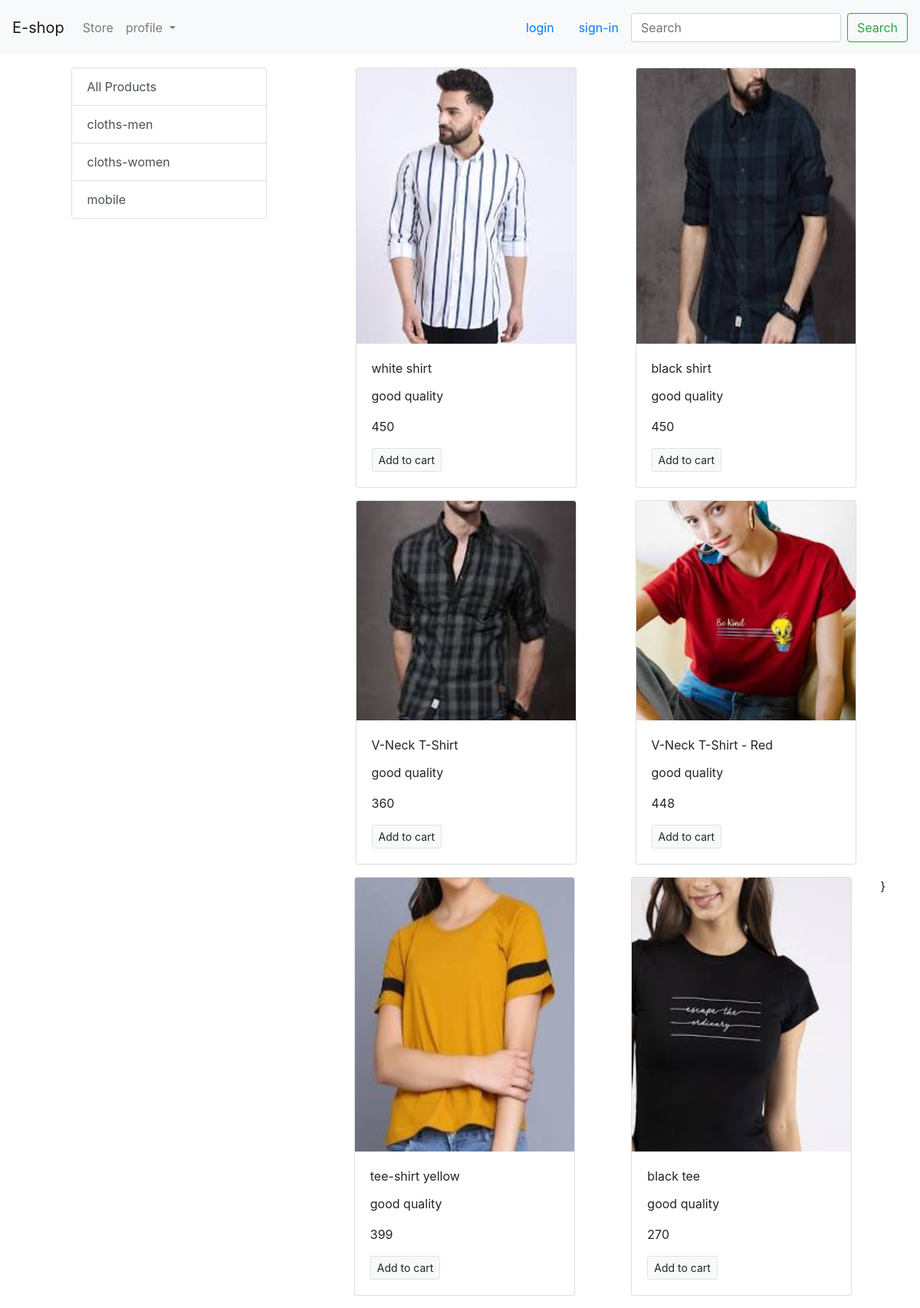
The page / on the database its author committed.
### store/models/category.py (models this page shows, shortened)
class Category(models.Model):
    name = models.CharField(max_length=20)
    @staticmethod
    def get_all_categories():
        return Category.objects.all()

### store/models/product.py (models this page shows, shortened)
class Product(models.Model):
    name = models.CharField(max_length=50)
    price = models.IntegerField(default=0)
    category = models.ForeignKey(Category, on_delete=models.CASCADE, default=1)
    description = models.CharField(max_length=200, default='')
    image = models.ImageField(upload_to='uploads/products/',default='')
    @staticmethod
    def get_all_products():
        return Product.objects.all()

### store/views.py (the view)
# urls.py: path('', index)
def index(request):
    products = None
    categories = Category.get_all_categories()
    categoryID = request.GET.get('category')
    if categoryID:
        products = Product.get_all_products_by_categoryid(categoryID)
    else:
        products = Product.get_all_products();
    data ={}
    data['products'] = products
    data['categories'] = categories
    return render(request, 'index.html', data)

### store/templates/index.html
{% extends 'base.html' %}
{% block content %}
<div class="container mt-3">
  <div class="row">
    <div class="col-lg-3 mx-auto">
      <div class="list-group">
        <a href="/" class="list-group-item list-group-item-action">All Products</a>
        {% for category in categories %}
        <a href="/?category={{category.id}}" class="list-group-item list-group-item-action">{{category.name}}</a>
        {% endfor %}
      </div>
    </div>
    <div id="products" class="col-lg-8">
      <div class="row mx-auto w">
        {% for product in products%}
        <div class="card mx-auto mb-3" style="width: 18rem">
          <img
            class="card-img-top h-100"
            src="{{product.image.url}}"
            alt="Card image cap"
          />
          <div class="card-body">
            <p class="card-title">{{product.name}}</p>
            <p class="card-text">{{product.description}}</p>
            <p class="card-price">{{product.price}}</p>
            <a href="#" class="btn btn-light border btn-sm">Add to cart</a>
          </div>
        </div>
        {% endfor %}}
      </div>
    </div>
  </div>
</div>
{% endblock %}

### store/templates/base.html (shortened to what this page needs)
<!DOCTYPE html>
<html lang="en">
  <head>
    <link
      rel="stylesheet"
      href="https://maxcdn.bootstrapcdn.com/bootstrap/4.0.0/css/bootstrap.min.css"
    />
  </head>
  <body>
    <nav class="navbar navbar-expand-lg navbar-light bg-light">
      <a class="navbar-brand" href="#">E-shop</a>
      <div class="collapse navbar-collapse" id="navbarSupportedContent">
        <ul class="navbar-nav mr-auto">
          <li class="nav-item ">
            <a class="nav-link" href="#">Store <span class="sr-only">(current)</span></a>
          </li>
          <li class="nav-item dropdown">
            <a class="nav-link dropdown-toggle" href="#" id="navbarDropdown" role="button" data-toggle="dropdown" aria-haspopup="true" aria-expanded="false">
              profile
            </a>
          </li>
        </ul>
        <a class="nav-link -inline my-2" href="#">login</a>
        <a class="nav-link -inline my-2" href="#">sign-in</a>
        <form class="form-inline my-2 my-lg-0">
          <input class="form-control mr-sm-2" type="search" placeholder="Search" aria-label="Search">
          <button class="btn btn-outline-success my-2 my-sm-0" type="submit">Search</button>
        </form>
      </div>
    </nav>
    {% block content%}{% endblock %}
  </body>
</html>

### rows shown on the page
Category: name "cloths-men"
Category: name "cloths-women"
Category: name "mobile"
Product: image (picture), name "white shirt", description "good quality", price "450"
Product: image (picture), name "black shirt", description "good quality", price "450"
Product: image (picture), name "V-Neck T-Shirt", description "good quality", price "360"
Product: image (picture), name "V-Neck T-Shirt - Red", description "good quality", price "448"
Product: image (picture), name "tee-shirt yellow", description "good quality", price "399"
Product: image (picture), name "black tee", description "good quality", price "270"
